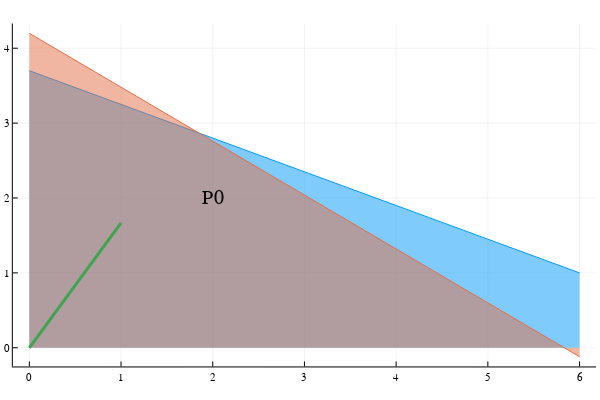

The cell this chart's notebook holds for it:
### Markdown cell above
Dibujemos el área factible para entender el PL un poco más antes de partir.

### Code cell
#import Pkg
#Pkg.add("Plots")
#Pkg.add("Plotly")
#Pkg.add("PlotlyJS")

using Plots
plotly()
f(x) = (74-9x)/20
g(x) = (105-18x)/25
X = [0,6]

plot(X, [f,g], fill = (0, 0.5, :auto), leg=false)
plot!([0, 1], [0, 5/3], lw=3)

annotate!(2, 2, "P0", :color, arrow=3)

### Figure 1 — Plotly figure (JSON) as saved in the notebook; plotly's stock layout.template omitted (floating-point values rounded to 4 significant figures)
{"data": [{"colorbar": {"title": ""}, "fill": "tozeroy", "fillcolor": "rgba(0, 154, 250, 0.500)", "legendgroup": "y1", "line": {"color": "rgba(0, 154, 250, 1.000)", "dash": "solid", "shape": "linear", "width": 1}, "mode": "lines", "name": "y1", "showlegend": true, "type": "scatter", "x": [0, 6], "xaxis": "x", "y": [3.7, 1], "yaxis": "y", "zmax": null, "zmin": null}, {"colorbar": {"title": ""}, "fill": "tozeroy", "fillcolor": "rgba(227, 111, 71, 0.500)", "legendgroup": "y2", "line": {"color": "rgba(227, 111, 71, 1.000)", "dash": "solid", "shape": "linear", "width": 1}, "mode": "lines", "name": "y2", "showlegend": true, "type": "scatter", "x": [0, 6], "xaxis": "x", "y": [4.2, -0.12], "yaxis": "y", "zmax": null, "zmin": null}, {"colorbar": {"title": ""}, "legendgroup": "y3", "line": {"color": "rgba(62, 164, 78, 1.000)", "dash": "solid", "shape": "linear", "width": 3}, "mode": "lines", "name": "y3", "showlegend": true, "type": "scatter", "x": [0, 1], "xaxis": "x", "y": [0, 1.667], "yaxis": "y", "zmax": null, "zmin": null}], "layout": {"annotations": [{"font": {"color": "rgba(0, 0, 0, 1.000)", "family": "color", "size": 20}, "rotation": 0, "showarrow": false, "text": "P0", "x": 2, "xanchor": "center", "xref": "x", "y": 2, "yanchor": "middle", "yref": "y"}], "height": 400, "margin": {"b": 20, "l": 0, "r": 0, "t": 20}, "paper_bgcolor": "rgba(255, 255, 255, 1.000)", "plot_bgcolor": "rgba(255, 255, 255, 1.000)", "showlegend": false, "width": 600, "xaxis": {"anchor": "y", "domain": [0.02138, 0.9934], "gridcolor": "rgba(0, 0, 0, 0.100)", "gridwidth": 0.5, "linecolor": "rgba(0, 0, 0, 1.000)", "mirror": false, "range": [-0.18, 6.18], "showgrid": true, "showline": true, "showticklabels": true, "tickangle": 0, "tickcolor": "rgb(0, 0, 0)", "tickfont": {"color": "rgba(0, 0, 0, 1.000)", "family": "sans-serif", "size": 11}, "tickmode": "array", "ticks": "inside", "ticktext": ["0", "1", "2", "3", "4", "5", "6"], "tickvals": [0, 1, 2, 3, 4, 5, 6], "title": "", "titlefont": {"color": "rgba(0, 0, 0, 1.000)", "family": "sans-serif", "size": 15}, "type": "-", "visible": true, "zeroline": false, "zerolinecolor": "rgba(0, 0, 0, 1.000)"}, "yaxis": {"anchor": "x", "domain": [0.03762, 0.9902], "gridcolor": "rgba(0, 0, 0, 0.100)", "gridwidth": 0.5, "linecolor": "rgba(0, 0, 0, 1.000)", "mirror": false, "range": [-0.2496, 4.33], "showgrid": true, "showline": true, "showticklabels": true, "tickangle": 0, "tickcolor": "rgb(0, 0, 0)", "tickfont": {"color": "rgba(0, 0, 0, 1.000)", "family": "sans-serif", "size": 11}, "tickmode": "array", "ticks": "inside", "ticktext": ["0", "1", "2", "3", "4"], "tickvals": [0, 1, 2, 3, 4], "title": "", "titlefont": {"color": "rgba(0, 0, 0, 1.000)", "family": "sans-serif", "size": 15}, "type": "-", "visible": true, "zeroline": false, "zerolinecolor": "rgba(0, 0, 0, 1.000)"}}}
